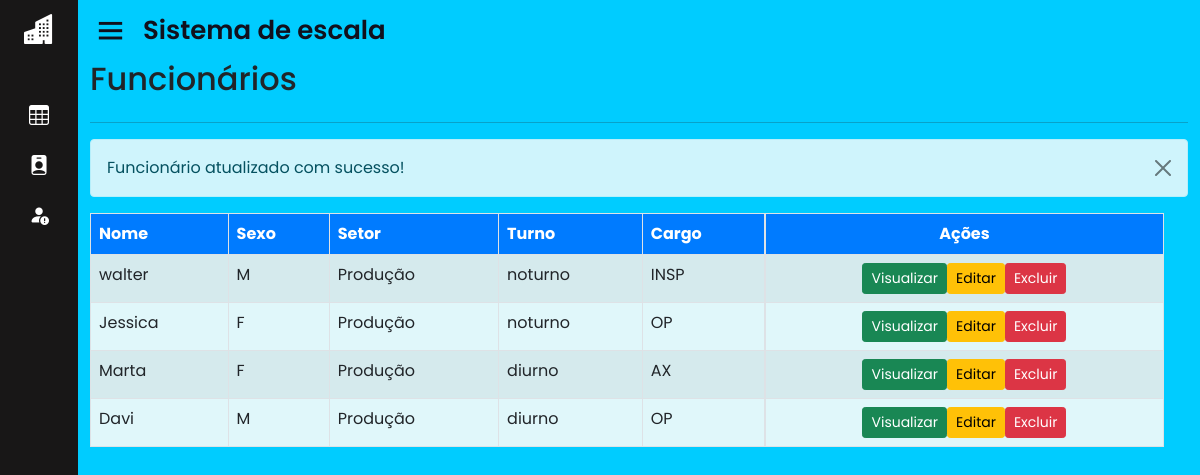
The app's page /home.php?page=lista_func&msg=2 (signed in), older data.
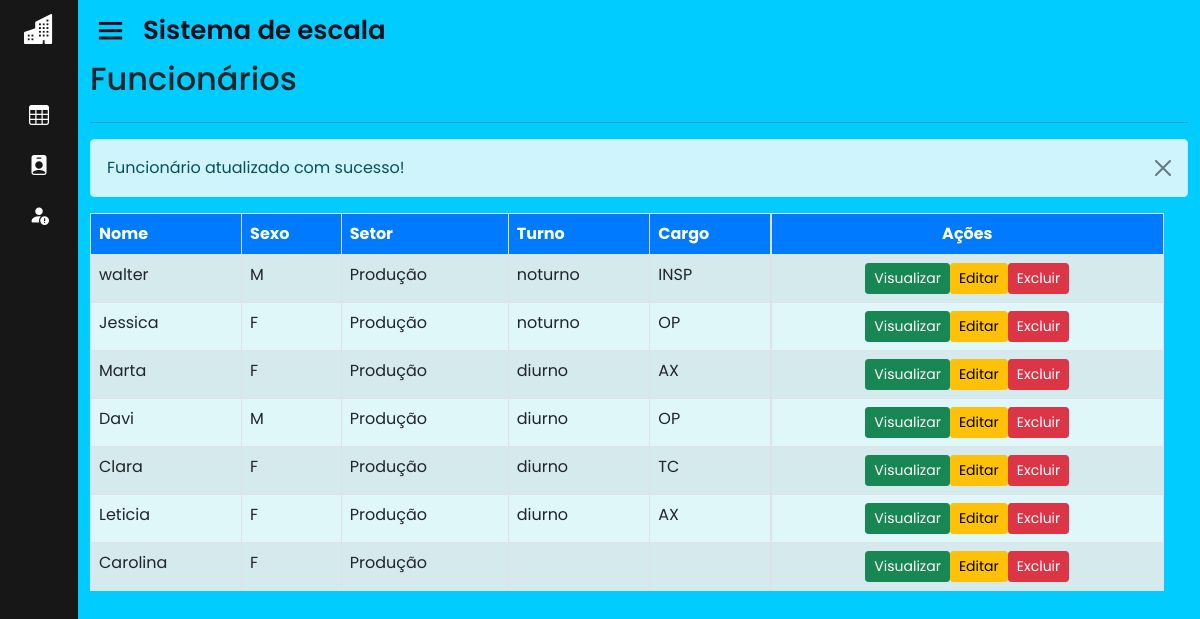
The same page, newer data.
### tables this page shows
CREATE TABLE IF NOT EXISTS `funcionario` (
  `id_func` int(11) NOT NULL AUTO_INCREMENT,
  `nome_func` varchar(50) NOT NULL,
  `cargo_func` varchar(50) DEFAULT NULL,
  `turno` varchar(50) DEFAULT NULL,
  `telefone_func` varchar(50) NOT NULL,
  `sexo_func` varchar(50) NOT NULL,
  `email_func` varchar(50) NOT NULL,
  `id_st` int(11) DEFAULT NULL,
  PRIMARY KEY (`id_func`) USING BTREE,
  KEY `FK_funcionario_setor` (`id_st`),
  CONSTRAINT `FK_funcionario_setor` FOREIGN KEY (`id_st`) REFERENCES `setor` (`id_st`) ON DELETE CASCADE ON UPDATE CASCADE
);

CREATE TABLE IF NOT EXISTS `setor` (
  `id_st` int(11) NOT NULL AUTO_INCREMENT,
  `nome_st` varchar(50) DEFAULT NULL,
  PRIMARY KEY (`id_st`)
);

### sis/funcionario/lista_func.php (the view)
<div id="main" class="container-fluid">
	<div id="top" class="row">
		<div class="col-md-11">
			<h2>Funcionários</h2>
		</div>
	</div>
	<hr/>
	<div> <?php include "mensagens.php"; ?> </div>
	<div id="list" class="row">
    <div class="table-responsive col-md-12">
	<?php
    $data = mysqli_query($con, "select * from funcionario, endereco, setor where funcionario.id_func = endereco.id_func;");
    echo "<table class='table table-striped table-bordered' style='background-color: #e0f7fa;' cellspacing='0' cellpadding='0'>";
    echo "<thead style='background-color: #007bff; color: white;'>";
    echo "<tr>";
    echo "<td><strong>Nome</strong></td>";
    echo "<td><strong>Sexo</strong></td>";
    echo "<td><strong>Setor</strong></td>";
    echo "<td><strong>Turno</strong></td>";
    echo "<td><strong>Cargo</strong></td>";
    echo "<td class='actions d-flex justify-content-center'><strong>Ações</strong></td>";
    echo "</tr></thead><tbody>";
    while ($info = mysqli_fetch_array($data)) {
        echo "<tr>";
        echo "<td>".$info['nome_func']."</td>";
        echo "<td>".$info['sexo_func']."</td>";
        echo "<td>".$info['nome_st']."</td>";
        echo "<td>".$info['turno']."</td>";
        echo "<td>".$info['cargo_func']."</td>";
        echo "<td class='actions btn-group-sm d-flex justify-content-center'>";
        echo "<a class='btn btn-success btn-xs' href='?page=view_func&id_func=".$info['id_func']."'> Visualizar </a>";
        echo "<a class='btn btn-warning btn-xs' href='?page=fedita_func&id_func=".$info['id_func']."'> Editar </a>";
        echo "<a href='?page=excluir_func&id_func=".$info['id_func']."' class='btn btn-danger btn-xs'> Excluir </a>";
        echo "</td>";
        echo "</tr>";
    }
    echo "</tbody></table>";
?>
    </div>
</div>
</div>

### home.php (shortened to what this page needs)
<!DOCTYPE html>
<html lang="en" dir="ltr">
<head>
  <link rel="stylesheet" href="./css/style.css">
  <link rel="stylesheet" href="https://cdnjs.cloudflare.com/ajax/libs/font-awesome/6.4.0/css/all.min.css" />
  <link href='https://unpkg.com/boxicons@2.0.7/css/boxicons.min.css' rel='stylesheet'>
  <link href="https://cdn.jsdelivr.net/npm/bootstrap@5.0.2/dist/css/bootstrap.min.css" rel="stylesheet">
  <link rel="stylesheet" href="https://cdn.jsdelivr.net/npm/bootstrap-icons@1.11.3/font/bootstrap-icons.min.css">
</head>
<body>
  <div class="sidebar close">
    <?php
      if (isset($_SESSION['UsuarioNivel'])) {
        switch($_SESSION['UsuarioNivel']){
          case 1: include "base/sidebar.php"; break;
        }
      }
    ?>
  </div>
  <section class="home-section">
    <div class="home-content">
      <i class='bx bx-menu'></i>
      <span class="text">Sistema de escala</span>
    </div>
    <?php
      include "base/ch_pages.php";
    ?>
  </section>
</body>
</html>

### base/sidebar.php (shortened to what this page needs)
<?php
$mysqli = new mysqli("localhost", "root", "", "sisescala");
$id_usuario = $_SESSION['UsuarioID'];
$result = $mysqli->query("SELECT id_func FROM usuarios WHERE id = $id_usuario");
if ($result && $result->num_rows > 0) {
    $info = $result->fetch_assoc();
} else {
    $info['id_func'] = null;
}
?>
        <div class="logo-details">
          <i class="bi bi-buildings-fill"></i>
        </div>
        <ul class="nav-links">
          <li>
            <a href="?page=view_escala&id_func=<?php echo $info['id_func'] ?>">
              <i class="bi bi-table"></i>
            </a>
          </li>
          <li>
            <a href="?page=perfil_func">
              <i class="bi bi-person-badge-fill"></i>
            </a>
          </li>
          <li>
            <a href="?page=lista_sub">
              <i class="bi bi-person-fill-exclamation"></i>
            </a>
          </li>
        </ul>

### base/ch_pages.php (shortened to what this page needs)
<?php
if (isset($_GET['page'])) {
    switch ($_GET['page']) {
        case 'lista_func':
            include "sis/funcionario/lista_func.php";
            break;
    }
}

### sis/funcionario/mensagens.php (shortened to what this page needs)
<?php
if(isset($_GET['msg'])){
	$msg = $_GET['msg'];
	switch($msg){
		case 2:
			echo '	<div class="alert alert-info alert-dismissible fade show" role="alert">
						Funcionário atualizado com sucesso!
						<button type="button" class="btn-close" data-bs-dismiss="alert" aria-label="Close"></button>
		  			</div>';
			break;
	}
}
?>

### css/style.css (style rules this page uses)
* { margin: 0; padding: 0; box-sizing: border-box; font-family: 'Poppins', sans-serif; }
.row { width: 100%; }
.sidebar { position: fixed; top: 0; left: 0; height: 100%; width: 260px; background: rgb(24, 23, 23); z-index: 100; transition: all 0.5s ease; }
.sidebar.close { width: 78px; }
.sidebar .logo-details { height: 60px; width: 100%; display: flex; align-items: center; }
.sidebar .logo-details i { font-size: 30px; color: #fff; height: 50px; min-width: 78px; text-align: center; line-height: 50px; }
.sidebar .nav-links { height: 100%; padding: 30px 0 150px 0; overflow: auto; }
.sidebar.close .nav-links { overflow: visible; }
.sidebar .nav-links li { position: relative; list-style: none; transition: all 0.4s ease; }
.sidebar .nav-links li i { height: 50px; min-width: 78px; text-align: center; line-height: 50px; color: #fff; font-size: 20px; cursor: pointer; transition: all 0.3s ease; }
.sidebar .nav-links li a { display: flex; align-items: center; text-decoration: none; }
.home-section { position: relative; background: rgb(0, 204, 255); min-height: 100vh; left: 260px; width: calc(100% - 260px); transition: all 0.5s ease; }
.sidebar.close ~ .home-section { left: 78px; width: calc(100% - 78px); }
.home-section .home-content { height: 60px; display: flex; align-items: center; }
.home-section .home-content .bx-menu, .home-section .home-content .text { color: #11101d; font-size: 35px; }
.home-section .home-content .bx-menu { margin: 0 15px; cursor: pointer; }
.home-section .home-content .text { font-size: 26px; font-weight: 600; }

Row changes from the older to the newer data that the page shows:
added funcionario: nome_func "Clara", sexo_func "F", setor.nome_st "Produção", turno "diurno", cargo_func "TC"
added funcionario: nome_func "Leticia", sexo_func "F", setor.nome_st "Produção", turno "diurno", cargo_func "AX"
added funcionario: nome_func "Carolina", sexo_func "F", setor.nome_st "Produção"
